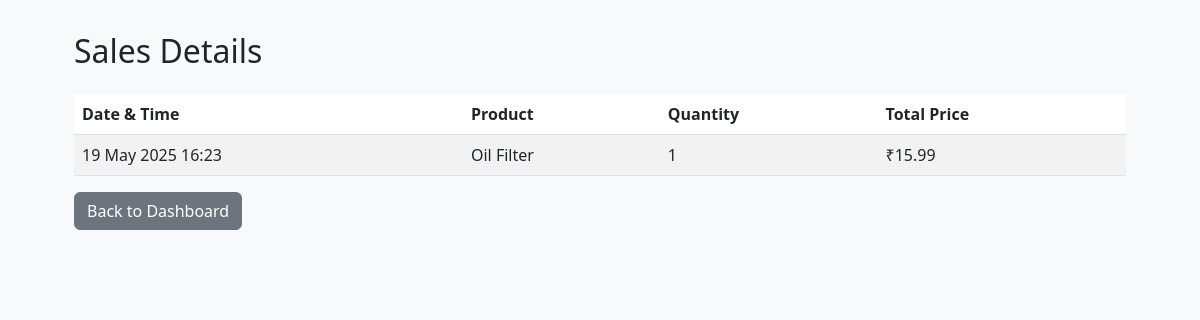
/sales-details/ (signed in), run on the app's committed database.
### inventory/models.py (models this page shows, shortened)
class Sale(models.Model):
    part = models.ForeignKey(SparePart, on_delete=models.CASCADE)
    quantity = models.PositiveIntegerField()
    sale_date = models.DateTimeField(auto_now_add=True)
    total_price = models.DecimalField(max_digits=12, decimal_places=2)

class SparePart(models.Model):
    name = models.CharField(max_length=200)
    category = models.ForeignKey(Category, on_delete=models.CASCADE)
    price = models.DecimalField(max_digits=10, decimal_places=2)
    stock = models.PositiveIntegerField(default=0)
    description = models.TextField(blank=True)

### inventory/views.py (the view)
# urls.py: path('sales-details/', views.sales_details, name='sales_details'),
@login_required(login_url='/owner-login/')
def sales_details(request):
    sales = Sale.objects.select_related('part').order_by('-sale_date')
    return render(request, 'inventory/sales_details.html', {'sales': sales})

### inventory/templates/inventory/sales_details.html (shortened to what this page needs)
<!DOCTYPE html>
<html lang="en">
<head>
    <link href="https://cdn.jsdelivr.net/npm/bootstrap@5.3.0/dist/css/bootstrap.min.css" rel="stylesheet">
</head>
<body>
    <div class="container">
        <div class="content">
            <h2 class="mb-4">Sales Details</h2>
            <div class="table-responsive">
                <table class="table table-striped">
                    <thead>
                        <tr>
                            <th>Date & Time</th>
                            <th>Product</th>
                            <th>Quantity</th>
                            <th>Total Price</th>
                        </tr>
                    </thead>
                    <tbody>
                        {% for sale in sales %}
                        <tr>
                            <td>{{ sale.sale_date|date:"d M Y H:i" }}</td>
                            <td>{{ sale.part.name }}</td>
                            <td>{{ sale.quantity }}</td>
                            <td>₹{{ sale.total_price }}</td>
                        </tr>
                        {% empty %}
                        <tr>
                            <td colspan="4" class="text-center">No sales recorded yet.</td>
                        </tr>
                        {% endfor %}
                    </tbody>
                </table>
            </div>
            <a href="{% url 'owner_dashboard' %}" class="btn btn-secondary">Back to Dashboard</a>
        </div>
    </div>
</body>
</html>

### inventory/templates/inventory/sales_details.html (style rules this page uses)
body { background: #f8f9fa; }
.content { padding: 2rem; }

### data on the page
Sale: sale_date "19 May 2025 16:23", part.name "Oil Filter", quantity "1", total_price "15.99"
